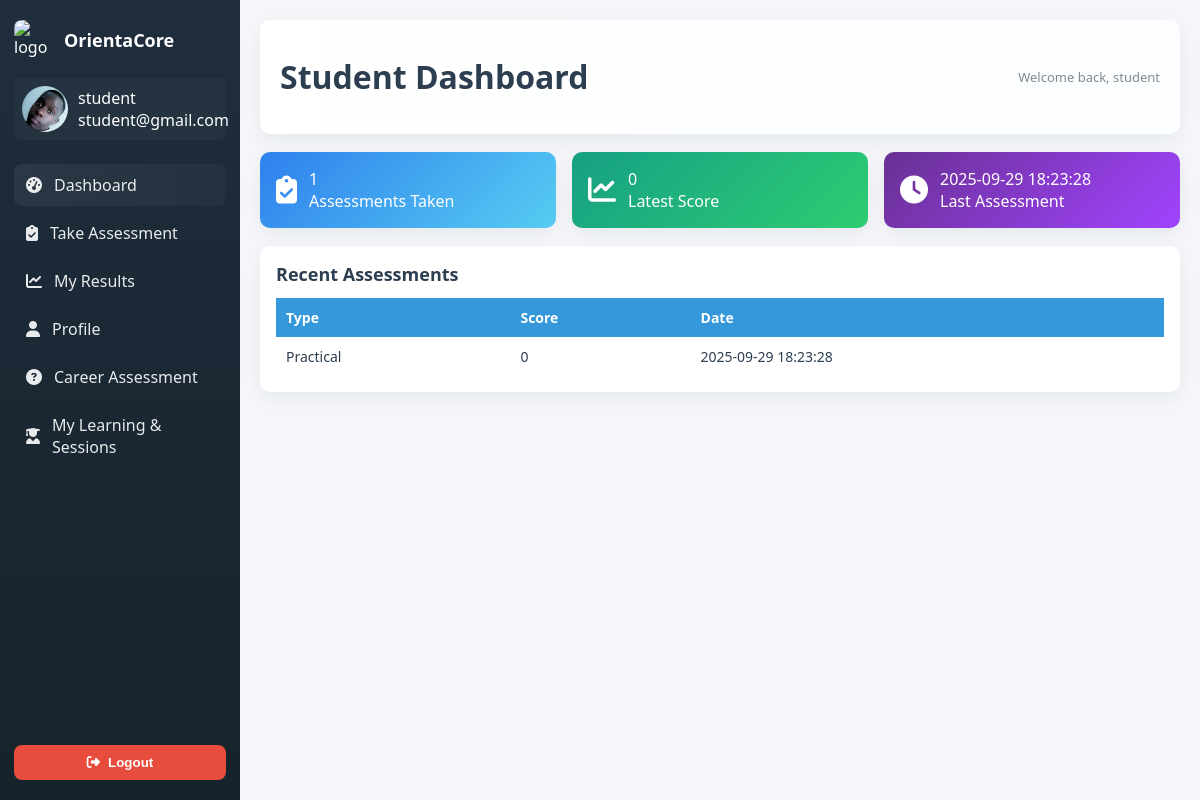
Page /student_dashboard.php (signed in) on the earlier database version.
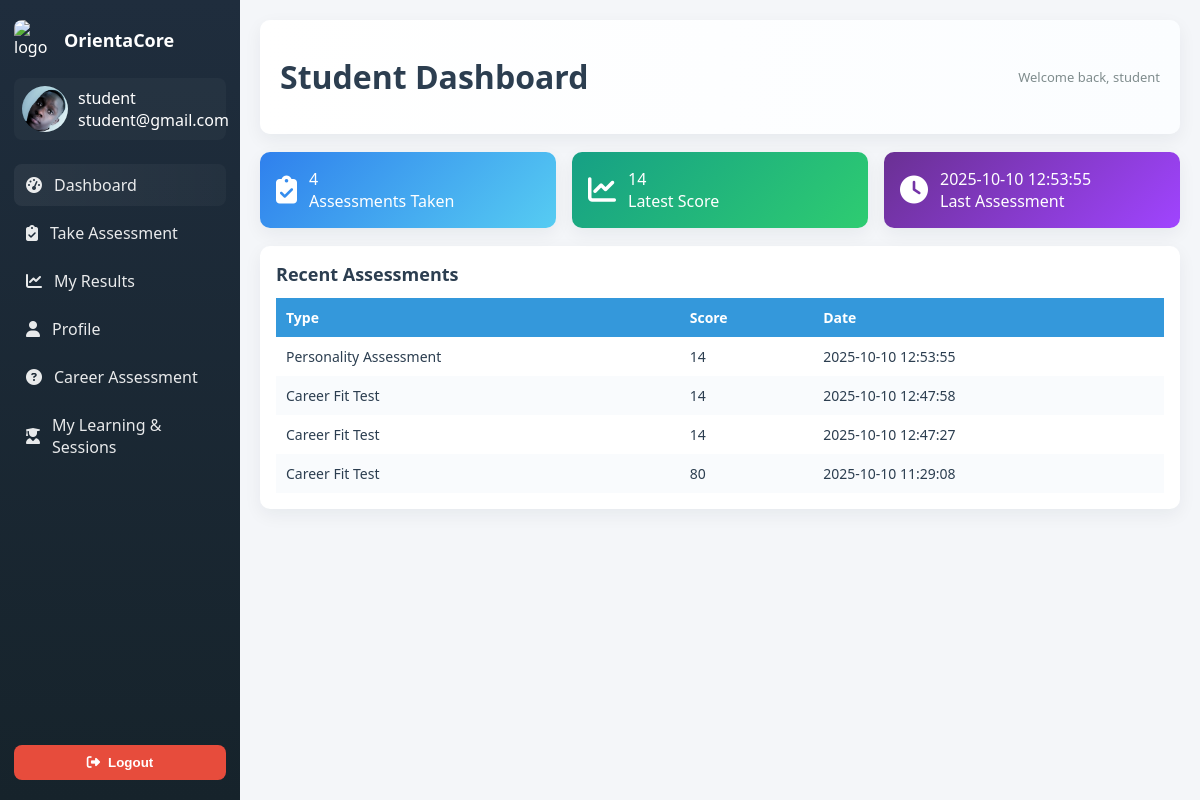
Same page on the later database version.
### tables this page shows
CREATE TABLE `users` (
  `id` int(10) UNSIGNED NOT NULL,
  `reg_no` varchar(50) DEFAULT NULL,
  `name` varchar(150) NOT NULL,
  `email` varchar(150) NOT NULL,
  `profile_pic` varchar(255) DEFAULT NULL,
  `password_hash` varchar(255) NOT NULL,
  `role` varchar(20) NOT NULL DEFAULT 'student',
  `status` varchar(20) NOT NULL DEFAULT 'pending',
  `created_at` timestamp NOT NULL DEFAULT current_timestamp()
);

CREATE TABLE `career_assessments` (
  `id` int(10) UNSIGNED NOT NULL,
  `user_id` int(10) UNSIGNED NOT NULL,
  `assessment_type` varchar(50) NOT NULL,
  `responses` longtext NOT NULL CHECK (json_valid(`responses`)),
  `score` varchar(50) NOT NULL,
  `result` text NOT NULL,
  `created_at` timestamp NOT NULL DEFAULT current_timestamp(),
  `updated_at` timestamp NULL DEFAULT NULL ON UPDATE current_timestamp()
);

### student_dashboard.php (the view, shortened to what this page needs)
<?php
require 'db.php';
$userId = $_SESSION['user_id'];
$stmt = $pdo->prepare("SELECT name, email, profile_pic FROM users WHERE id = ?");
$stmt->execute([$userId]);
$student = $stmt->fetch(PDO::FETCH_ASSOC);
$studentName  = $student['name'] ?? 'Student';
$studentEmail = $student['email'] ?? 'student@example.com';
$studentPic   = $student['profile_pic'] ?? 'pro.png';
$stmt = $pdo->prepare("SELECT COUNT(*) FROM career_assessments WHERE user_id = ?");
$stmt->execute([$userId]);
$totalAssessments = (int)$stmt->fetchColumn();
$latestAssessment = $pdo->prepare("SELECT assessment_type, score, created_at
    FROM career_assessments
    WHERE user_id = ? ORDER BY created_at DESC LIMIT 1");
$latestAssessment->execute([$userId]);
$latest = $latestAssessment->fetch(PDO::FETCH_ASSOC);
$historyStmt = $pdo->prepare("SELECT assessment_type, score, created_at
    FROM career_assessments
    WHERE user_id = ? ORDER BY created_at DESC LIMIT 5");
$historyStmt->execute([$userId]);
$history = $historyStmt->fetchAll(PDO::FETCH_ASSOC);
function isActive($file) {
    $self = basename($_SERVER['PHP_SELF']);
    return $self === $file ? 'active' : '';
}
?>
<!doctype html>
<html lang="en">
<head>
  <link rel="stylesheet" href="https://cdnjs.cloudflare.com/ajax/libs/font-awesome/6.5.0/css/all.min.css"/>
</head>
<body>
  <aside class="sidebar">
    <div class="brand">
      <img src="logo.jpg" alt="logo" class="logo">
      <h3>OrientaCore</h3>
    </div>
    <div class="profile">
      <img src="<?= htmlspecialchars($studentPic) ?>" alt="student avatar">
      <div class="meta">
        <div class="name"><?= htmlspecialchars($studentName) ?></div>
        <div class="email"><?= htmlspecialchars($studentEmail) ?></div>
      </div>
    </div>
    <nav class="menu">
      <a href="student_dashboard.php" class="<?= isActive('student_dashboard.php') ?>"><i class="fas fa-tachometer-alt"></i><span>Dashboard</span></a>
      <a href="assessment_test.php" class="<?= isActive('assessment_test.php') ?>"><i class="fas fa-clipboard-check"></i><span>Take Assessment</span></a>
      <a href="my_results.php" class="<?= isActive('my_results.php') ?>"><i class="fas fa-chart-line"></i><span>My Results</span></a>
      <a href="profile.php" class="<?= isActive('profile.php') ?>"><i class="fas fa-user"></i><span>Profile</span></a>
      <a href="student_career_test.php"><i class="fas fa-question-circle"></i> Career Assessment</a>
      <a href="learning&sessions.php" class="book-btn"><i class="fa fa-user-graduate"></i> My Learning & Sessions</a>
      <form action="logout.php" method="post" onsubmit="return confirm('Are you sure you want to logout?');">
        <button type="submit" class="sidebar-logout"><i class="fas fa-sign-out-alt"></i> Logout</button>
      </form>
    </nav>
  </aside>
  <main class="main">
    <header class="topbar">
      <div><h1>Student Dashboard</h1></div>
      <div style="font-size:13px;color:var(--muted)">Welcome back, <?= htmlspecialchars($studentName) ?></div>
    </header>
    <section class="cards">
      <div class="card assessments">
        <div class="left">
          <i class="fas fa-clipboard-check"></i>
          <div class="meta">
            <div class="num"><?= $totalAssessments ?></div>
            <div class="label">Assessments Taken</div>
          </div>
        </div>
      </div>
      <div class="card results">
        <div class="left">
          <i class="fas fa-chart-line"></i>
          <div class="meta">
            <div class="num"><?= $latest ? htmlspecialchars($latest['score']) : '—' ?></div>
            <div class="label">Latest Score</div>
          </div>
        </div>
      </div>
      <div class="card reports">
        <div class="left">
          <i class="fas fa-clock"></i>
          <div class="meta">
            <div class="num"><?= $latest ? htmlspecialchars($latest['created_at']) : '—' ?></div>
            <div class="label">Last Assessment</div>
          </div>
        </div>
      </div>
    </section>
    <section class="history">
      <h2>Recent Assessments</h2>
      <table>
        <thead>
          <tr>
            <th>Type</th>
            <th>Score</th>
            <th>Date</th>
          </tr>
        </thead>
        <tbody>
          <?php if ($history): ?>
            <?php foreach ($history as $row): ?>
              <tr>
                <td><?= htmlspecialchars($row['assessment_type']) ?></td>
                <td><?= htmlspecialchars($row['score']) ?></td>
                <td><?= htmlspecialchars($row['created_at']) ?></td>
              </tr>
            <?php endforeach; ?>
          <?php else: ?>
            <tr><td colspan="3" class="empty">No assessments yet</td></tr>
          <?php endif; ?>
        </tbody>
      </table>
    </section>
  </main>
</body>
</html>

### student_dashboard.php (style rules this page uses)
:root { --sidebar-bg: #1f2d3d; --accent: #3498db; --muted: #7f8c8d; --card-radius: 10px; --transition: 0.18s ease; }
* { box-sizing:border-box }
body { margin:0; font-family: "Segoe UI", Roboto, sans-serif; background:#f4f6f9; color:#2c3e50; }
.sidebar { width:240px; background:linear-gradient(180deg,var(--sidebar-bg), #16232b); color:#fff; height:100vh; position:fixed; left:0; top:0; padding:20px 14px; display:flex; flex-direction:column; gap:18px; z-index:50; }
.brand { display:flex;align-items:center;gap:10px; }
.brand img.logo { width:40px; height:40px; border-radius:8px; }
.brand h3 { margin:0; font-size:18px; font-weight:600; }
.profile { display:flex;gap:10px;align-items:center;padding:8px;border-radius:8px;background:rgba(255,255,255,0.03); }
.profile img { width:46px;height:46px;border-radius:50%; }
nav.menu { display:flex;flex-direction:column;gap:6px;margin-top:6px;flex:1; }
nav.menu a { display:flex;align-items:center;gap:12px;color:rgba(255,255,255,0.9);padding:10px 12px;text-decoration:none;border-radius:8px;transition:background var(--transition), transform var(--transition);font-weight:500; }
nav.menu a.active { background:linear-gradient(90deg,rgba(255,255,255,0.06),rgba(255,255,255,0.03)); }
.sidebar form { margin-top:auto; }
.sidebar-logout { width:100%;padding:10px;border-radius:8px;background:#e74c3c;color:white;border:none;font-weight:600;cursor:pointer;display:flex;gap:8px;align-items:center;justify-content:center; }
.main { margin-left:240px;padding:20px;min-height:100vh;position:relative; }
.main::before { content:"";position:absolute;inset:0;background:url('back.jpg') center/cover no-repeat;opacity:.6;z-index:-1; }
header.topbar { display:flex;justify-content:space-between;align-items:center;padding:14px 20px;border-radius:10px;background:linear-gradient(90deg,#fff,#fbfdff);box-shadow:0 6px 18px rgba(15,35,55,0.06);margin-bottom:18px; }
.cards { display:grid;grid-template-columns:repeat(auto-fit,minmax(200px,1fr));gap:16px;margin-bottom:18px; }
.card { border-radius:var(--card-radius);padding:16px;color:white;display:flex;gap:12px;align-items:center;justify-content:space-between;box-shadow:0 6px 18px rgba(15,35,55,0.06); }
.card .left { display:flex;gap:12px;align-items:center; }
.card .left i { font-size:28px; }
.assessments { background:linear-gradient(135deg,#2f80ed,#56ccf2); }
.results { background:linear-gradient(135deg,#16a085,#2ecc71); }
.reports { background:linear-gradient(135deg,#6a3093,#a044ff); }
.history { background:white;border-radius:10px;box-shadow:0 6px 18px rgba(15,35,55,0.06);padding:16px; }
.history h2 { margin:0 0 12px;font-size:18px;color:#2c3e50; }
table { width:100%;border-collapse:collapse;font-size:14px; }
table thead { background:#3498db;color:white; }
table th, table td { padding:10px;text-align:left; }
table tbody tr:nth-child(even) { background:#f9fbfd; }

Differences in the rows shown:
removed career_assessments: score "0", created_at "2025-09-29 18:23:28", assessment_type "Practical"
added career_assessments: score "14", created_at "2025-10-10 12:53:55", assessment_type "Personality Assessment"
added career_assessments: assessment_type "Career Fit Test", score "14", created_at "2025-10-10 12:47:58"
added career_assessments: assessment_type "Career Fit Test", score "14", created_at "2025-10-10 12:47:27"
added career_assessments: assessment_type "Career Fit Test", score "80", created_at "2025-10-10 11:29:08"
Other differences:
$totalAssessments: "1" → "4"
